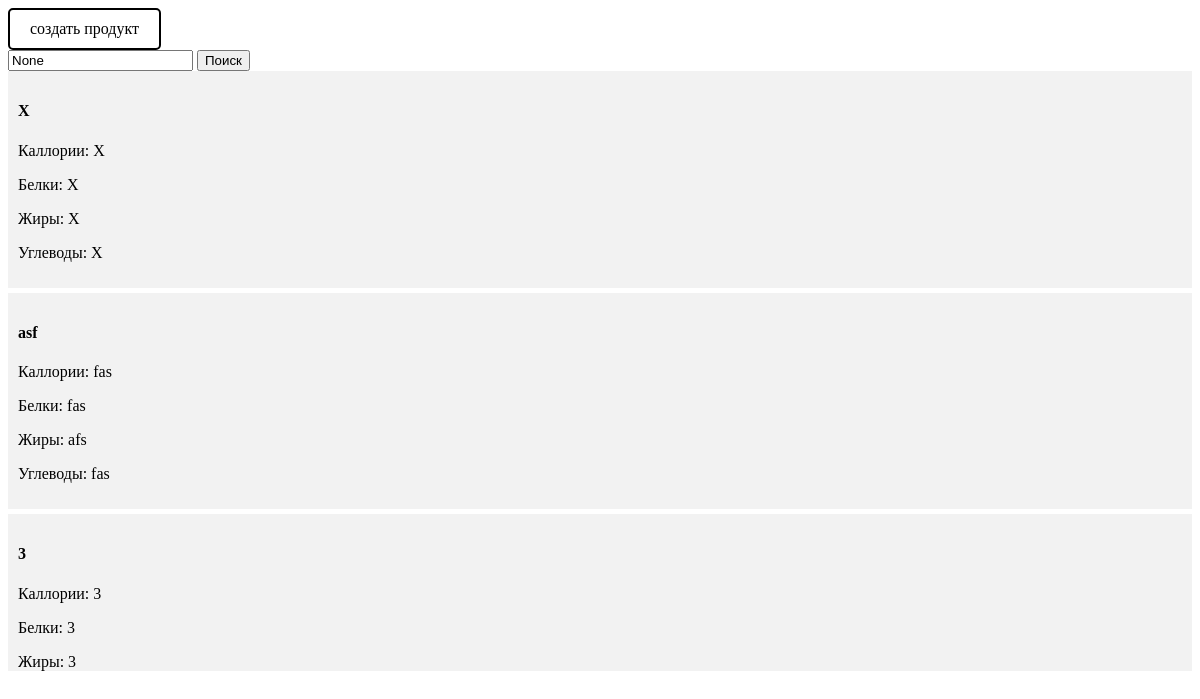
The app's page /eatingbase/, older data.
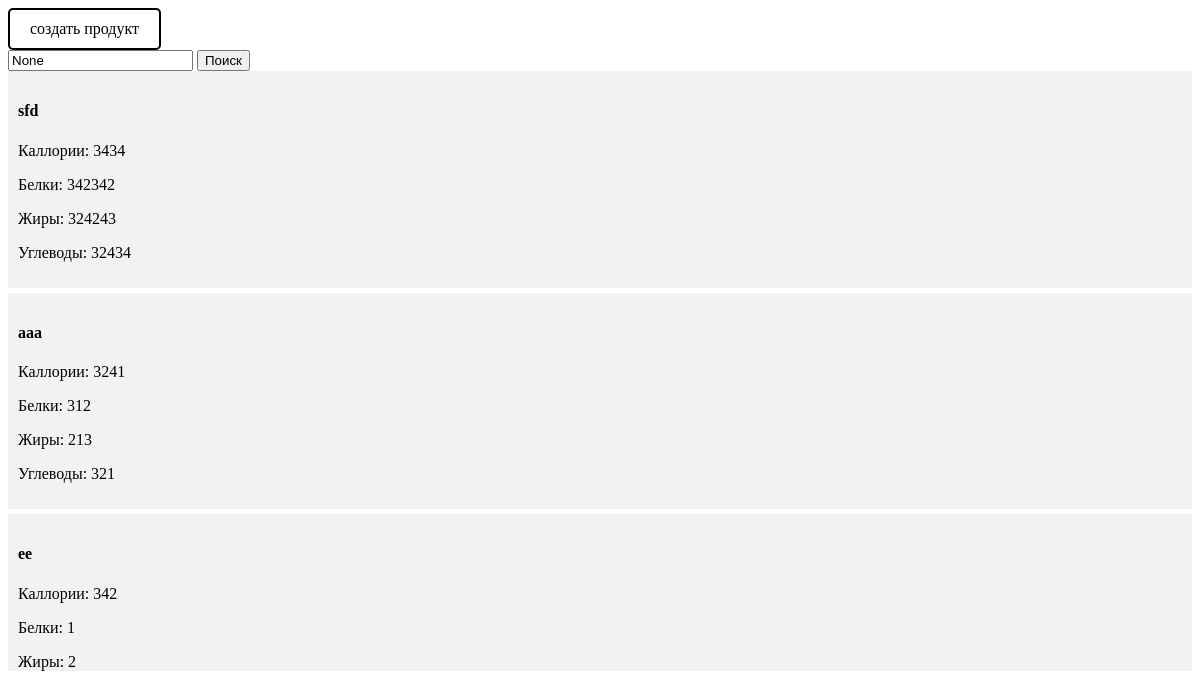
The same page, newer data.
### webflut/models.py (models this page shows)
class Add_Product(models.Model):
    name = models.TextField()
    calories_in = models.TextField()
    proteins = models.TextField()
    fats = models.TextField()
    carbohydrates = models.TextField()

### webflut/views.py (the view)
# urls.py: path('eatingbase/', views.eatingbase, name='eatingbase'),
def eatingbase(request):
    search_query = request.GET.get('search')
    if request.method == 'POST':
        form = AddProductForm(request.POST)
        if form.is_valid():
            form.save()
            return render(request, 'eatingbase.html', {'form': form, 'search_query': search_query})
    else:
        form = AddProductForm()
    products = Add_Product.objects.all()
    if search_query:
        products = products.filter(name__icontains=search_query)
    return render(request, 'eatingbase.html', {'form': form, 'products': products, 'search_query': search_query})

### webflut/forms.py
class AddProductForm(forms.ModelForm):
    class Meta:
        model = Add_Product
        fields = ['name', 'calories_in', 'proteins', 'fats', 'carbohydrates',]

### webflut/templates/eatingbase.html (shortened to what this page needs)
{% load static %}
<!DOCTYPE html>
<html lang="en">
<head>
  <link href="{% static 'css/main.css' %}" rel="stylesheet">
</head>
<body>
<a href="#" class="buttonMod" onclick="openModal()">создать продукт</a>
<form action="" method="GET">
  <input type="text" name="search" placeholder="Search by name" value="{{ search_query }}">
  <button type="submit">Поиск</button>
</form>
<div class="product-container">
{% for product in products %}
  <div class="product-item">
    <h4>{{ product.name }}</h4>
    <p>Каллории: {{ product.calories_in }}</p>
    <p>Белки: {{ product.proteins }}</p>
    <p>Жиры: {{ product.fats }}</p>
    <p>Углеводы: {{ product.carbohydrates }}</p>
  </div>
{% empty %}
  <p>Ничего не найдено</p>
{% endfor %}
</div>
</body>
</html>

### webflut/static/css/main.css (style rules this page uses)
.product-container { max-height: 600px; overflow-y: auto; }
.product-item { background-color: #f2f2f2; margin-bottom: 5px; padding: 10px; }
.buttonMod { display: inline-block; font-size: 16px; border: 2px solid #000; padding: 10px 20px; text-decoration: none; background-color: #fff; color: #000; border-radius: 5px; transition: all 0.3s ease; }

Row changes from the older to the newer data that the page shows:
removed Add_Product: name "asf", calories_in "fas", proteins "fas", fats "afs", carbohydrates "fas"
changed Add_Product: name "X" → "sfd"; calories_in "X" → "3434"; proteins "X" → "342342"; fats "X" → "324243"; carbohydrates "X" → "32434"
added Add_Product: name "aaa", calories_in "3241", proteins "312", fats "213", carbohydrates "321"
changed Add_Product (number 3 of 3 on the later page): name "3" → "ее"; calories_in "3" → "342"; proteins "3" → "1"; fats "3" → "2"
